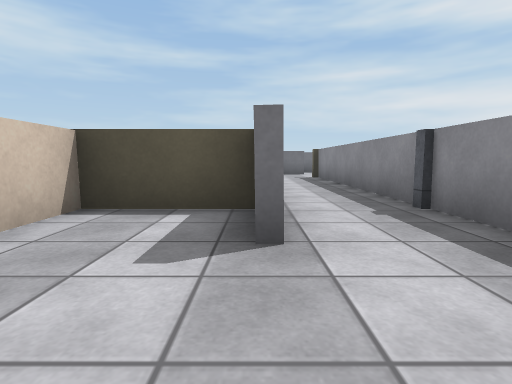
view 1 (above)

24 first-person views from a walk through a scene from a Unity 3-D project. The camera is 0.59 m above the floor, tilts 6° down and sees 80° across. The floor is counted in squares, 1 m on a side. Each view is taken from the middle of a square. On the plan, view 1 faces up. The plan holds only what a view shows up to about 9 squares ahead; the rest is blank. The place goes on beyond the plan. The player character is not drawn. Surface patterns are stand-ins for the level's own textures.

view 2
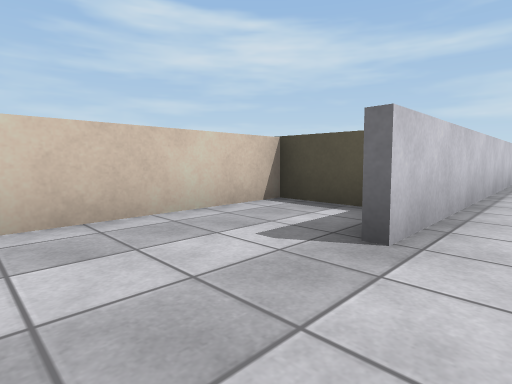

view 3
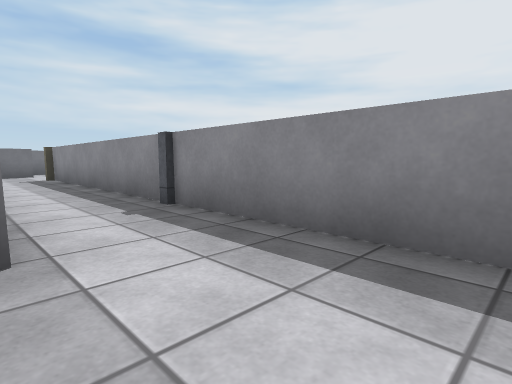

view 4
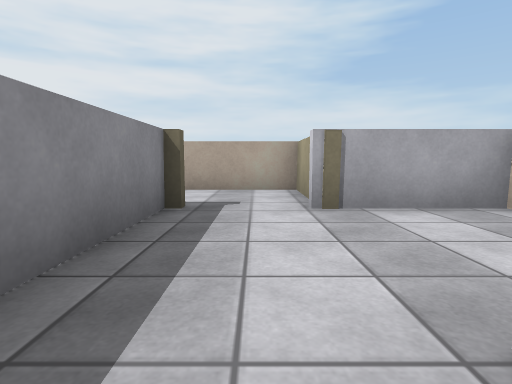

view 5
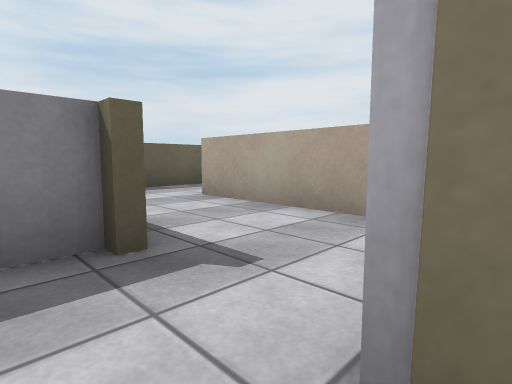

view 6
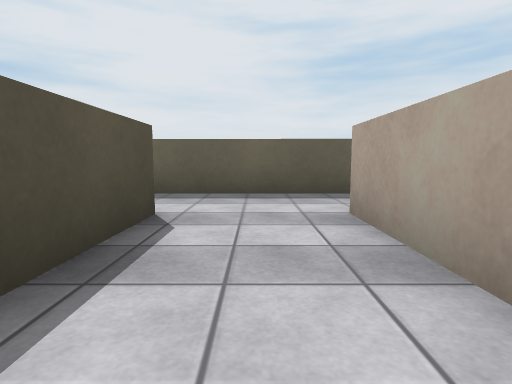

view 7
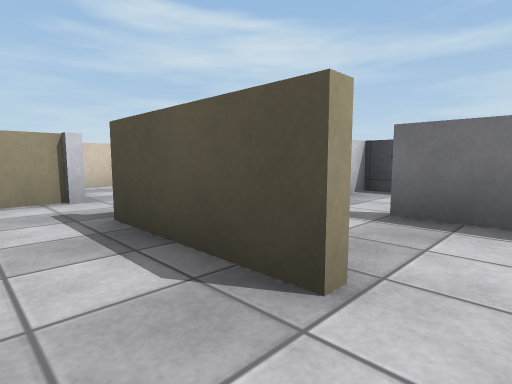

view 8
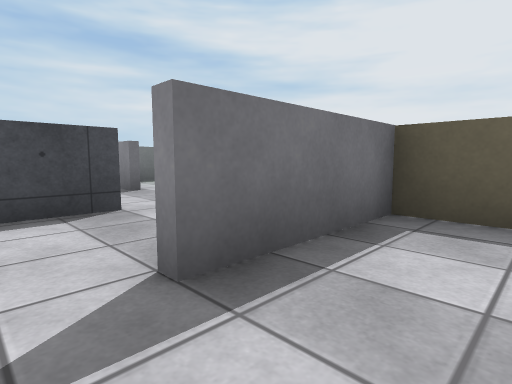

view 9
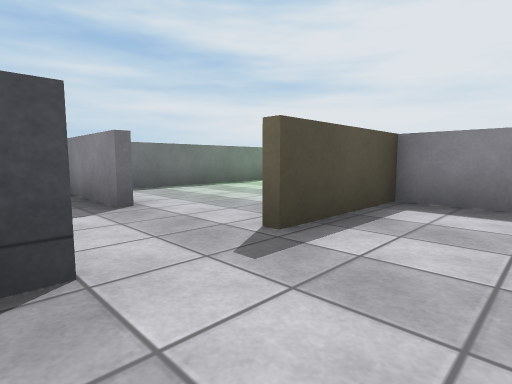

view 10
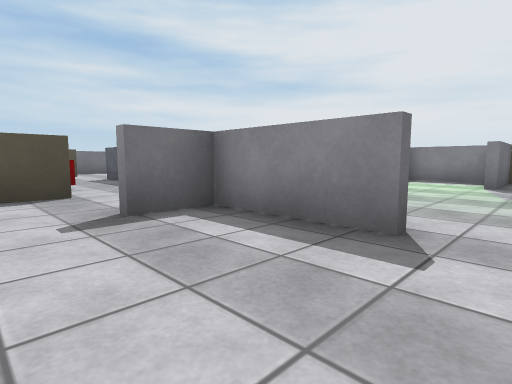

view 11
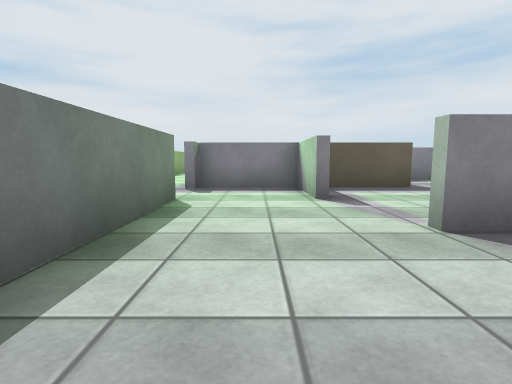

view 12
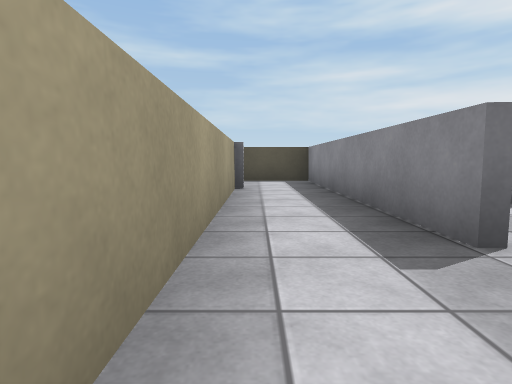

view 13
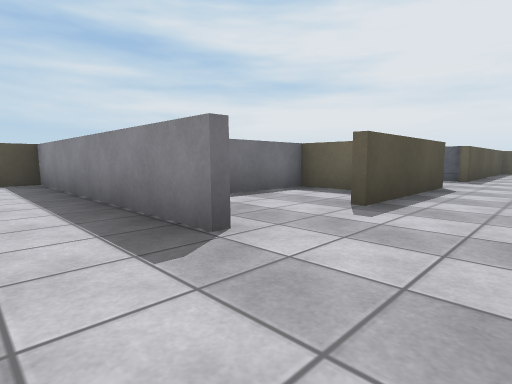

view 14
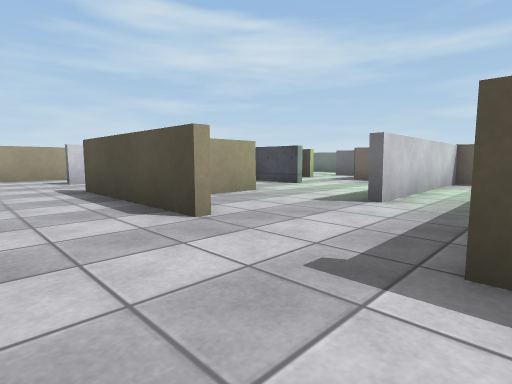

view 15
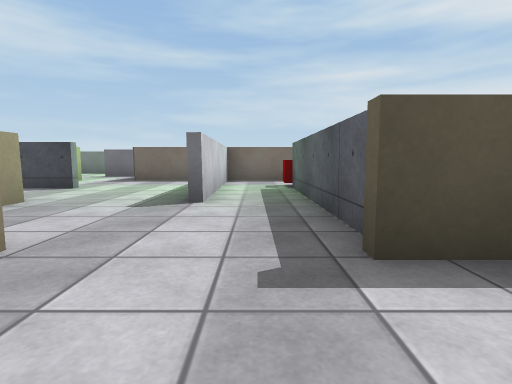

view 16
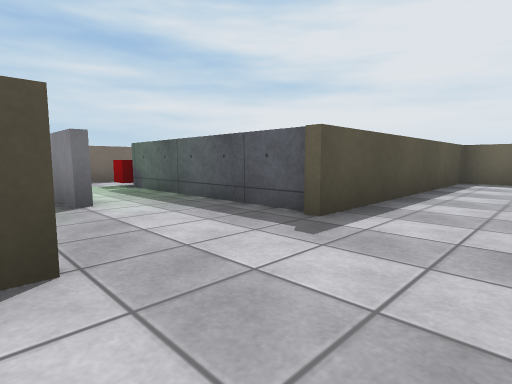

view 17
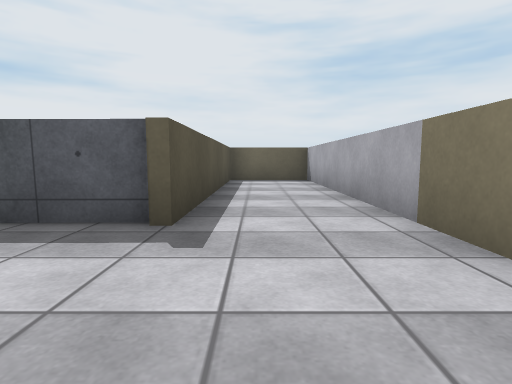

view 18
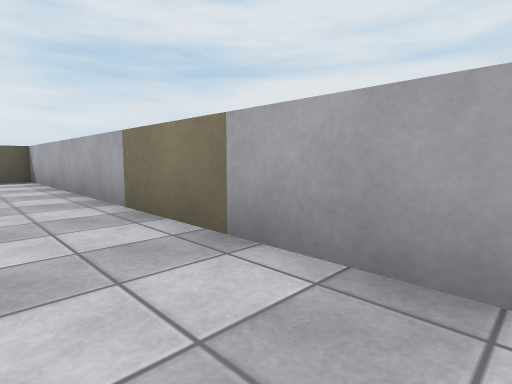

view 19
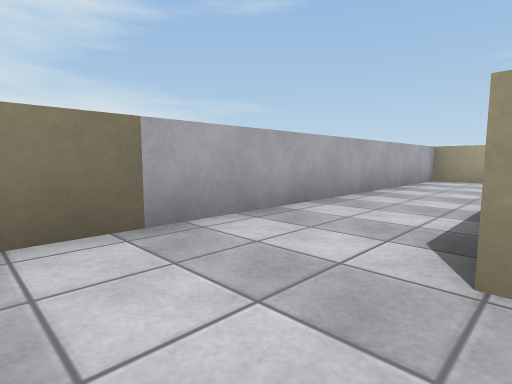

view 20
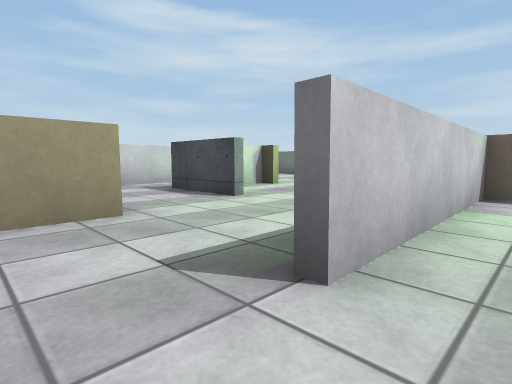

view 21
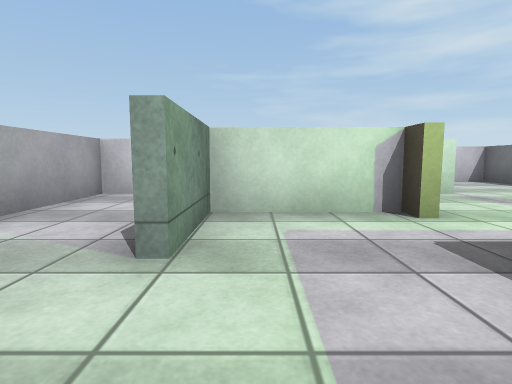

view 22
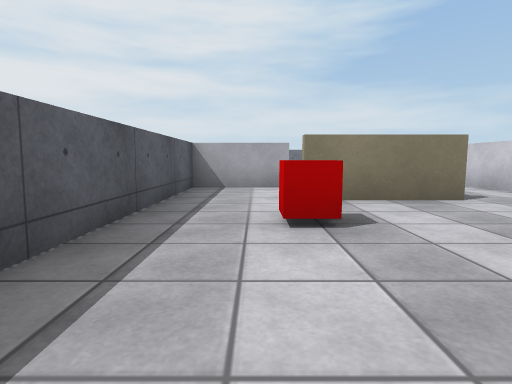

view 23
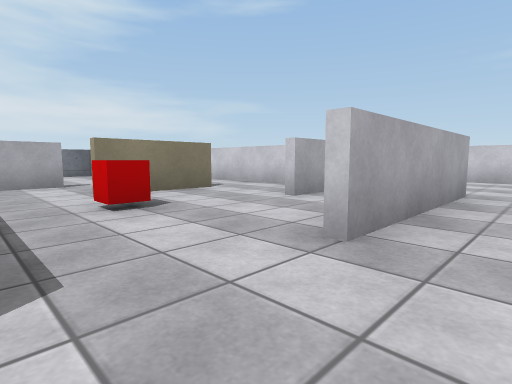

view 24
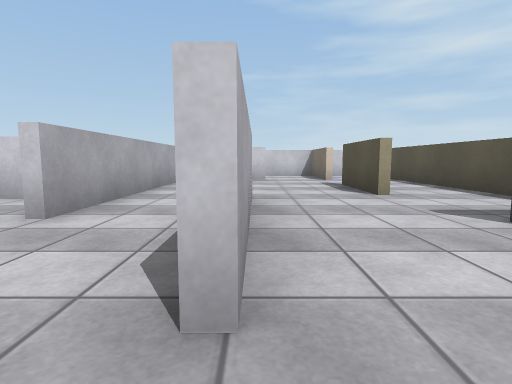

### Floor plan
Key: @ floor where view 1 was taken; # wall or solid block; . floor; C red cube.
Columns run from 5 left of view 1 to 23 right of it. Each row starts with its distance up from view 1.
 19  #####
 18    ....
 17 #..##....
 16  ...........
 15  #....####..
 14  #.  ......#
 13  ######....#
 12      #....C#
 11      #.....#
 10      #.###.#
  9      #.#...#     ..
  8      #.#..######..#
  7      #.#..#.......#
  6      #.#..#.....###
  5      #.#.....#....#
  4    ###.###.#####..######
  3    #.#.#.....#.#....#..
  2    #...#.....#.#....#.C
  1    #...#.###.#.###..#.#
  0    #.@.#...#.#......#.#
 -1    ###.###.#.######...#
 -2      #.....#.#....#...#
 -3      #####.#.#..####..#######
 -4           .#................#
 -5            #................#
 -6            ##################

Where each view was taken, in squares from view 1:
view 1: 0 up, 0 right, facing up
view 2: 0 up, 1 right, facing up-left
view 3: 0 up, 0 right, facing up-right
view 4: 3 up, 1 right, facing down
view 5: 0 up, 0 right, facing down-right
view 6: 2 down, 1 right, facing right
view 7: 2 down, 5 right, facing up-left
view 8: 0 up, 3 right, facing up-right
view 9: 2 up, 4 right, facing up-right
view 10: 5 up, 3 right, facing up-right
view 11: 7 up, 6 right, facing right
view 12: 5 down, 7 right, facing up
view 13: 5 down, 7 right, facing up-right
view 14: 5 down, 17 right, facing up-left
view 15: 5 down, 16 right, facing up
view 16: 5 down, 14 right, facing up-right
view 17: 4 down, 14 right, facing right
view 18: 4 down, 13 right, facing down-right
view 19: 3 down, 16 right, facing down-left
view 20: 2 down, 16 right, facing up-left
view 21: 2 up, 14 right, facing left
view 22: 15 up, 5 right, facing down
view 23: 16 up, 6 right, facing down-left
view 24: 15 up, 5 right, facing left
